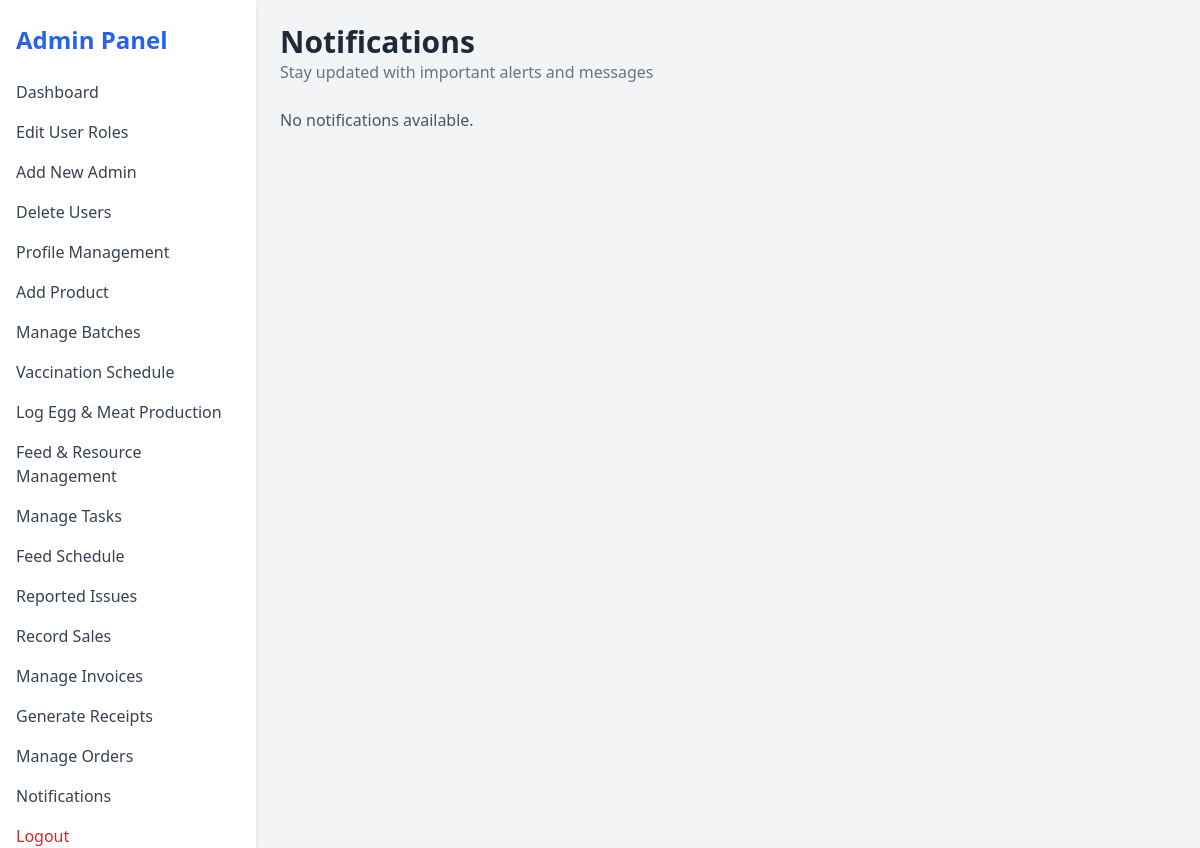
The app's page /notifications (signed in), older data.
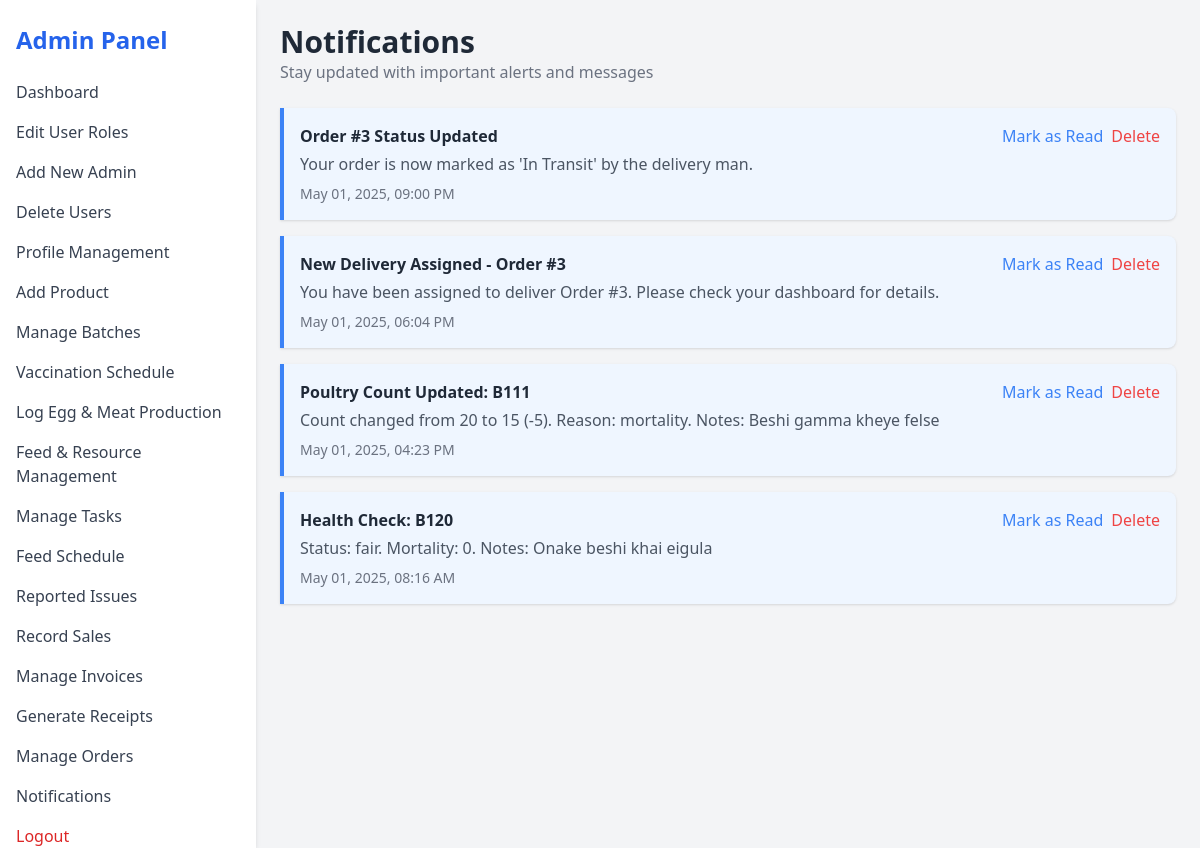
The same page, newer data.
### models.py (models this page shows, shortened)
class Notification(db.Model):
    id = db.Column(db.Integer, primary_key=True)
    title = db.Column(db.String(100), nullable=False)
    message = db.Column(db.Text, nullable=False)
    category = db.Column(db.String(50), nullable=False)  # 'count_update', 'health_check', 'system', etc.
    priority = db.Column(db.String(20), default='normal')  # 'low', 'normal', 'high', 'urgent'
    created_by = db.Column(db.Integer, db.ForeignKey('user.id'), nullable=False)
    created_at = db.Column(db.DateTime, default=datetime.utcnow)
    is_read = db.Column(db.Boolean, default=False)
    related_batch = db.Column(db.String(100), nullable=True)  # Optional reference to a batch
    for_user = db.Column(db.Integer, db.ForeignKey('user.id'), nullable=True)  # If notification is for a specific user
    for_role = db.Column(db.String(100), nullable=True)  # If notification is for users with specific roles
    creator = db.relationship('User', foreign_keys=[created_by], backref='notifications_created')
    target_user = db.relationship('User', foreign_keys=[for_user], backref='personal_notifications')

### app.py (the view, shortened to what this page needs)
@app.route('/notifications')
def notifications():
    user_id = session.get('user_id')
    if not user_id:
        return redirect(url_for('login'))
    user = db.session.get(User, user_id)
    if not user:
        return redirect(url_for('login'))
    try:
        query = Notification.query
        if user.role in ['admin', 'manager']:
            filtered_notifications = query.order_by(Notification.created_at.desc()).all()
        unread_count = Notification.query.filter(
            db.and_(
                Notification.is_read == False,
                db.or_(
                    Notification.for_user == user_id,
                    Notification.for_role.like(f"%{user.role}%")
                )
            )
        ).count()
    except Exception as e:
        print(f"Notification error: {str(e)}")
        filtered_notifications = []
        unread_count = 0
    return render_template('notifications.html',
                           user=user,
                           all_notifications=filtered_notifications,
                           unread_count=unread_count)

### templates/notifications.html (shortened to what this page needs)
<!DOCTYPE html>
<html lang="en">
<head>
  <script src="https://cdn.tailwindcss.com"></script>
</head>
<body class="bg-gray-100 min-h-screen">
  <div class="flex h-screen">
    {% if user.role == 'admin' %}
      {% include 'sidebar_admin.html' %}
    {% elif user.role == 'manager' %}
      {% include 'sidebar_manager.html' %}
    {% elif user.role == 'farmer' %}
      {% include 'sidebar_farmer.html' %}
    {% elif user.role == 'delivery_man' %}
      {% include 'sidebar_delivery.html' %}
    {% elif user.role == 'customer' %}
      {% include 'sidebar_customer.html' %}
    {% endif %}
    <main class="flex-1 p-6 overflow-y-auto">
      <header class="mb-6">
        <h2 class="text-3xl font-semibold text-gray-800">Notifications</h2>
        <p class="text-gray-500">Stay updated with important alerts and messages</p>
      </header>
      <section class="space-y-4">
        {% if all_notifications %}
          {% for note in all_notifications %}
            <div class="border-l-4 {% if note.priority == 'urgent' %}border-red-500 bg-red-50{% elif note.priority == 'high' %}border-yellow-500 bg-yellow-50{% elif note.priority == 'normal' %}border-blue-500 bg-blue-50{% else %}border-gray-300 bg-white{% endif %} p-4 rounded-r-lg shadow">
              <div class="flex justify-between items-start">
                <div>
                  <h3 class="font-bold text-gray-800">{{ note.title }}</h3>
                  <p class="text-gray-600 mt-1">{{ note.message }}</p>
                  <p class="text-sm text-gray-500 mt-2">{{ note.created_at.strftime('%b %d, %Y, %I:%M %p') }}</p>
                </div>
                {% if user.role in ['admin', 'manager'] %}
                <div class="flex space-x-2">
                  <a href="{{ url_for('mark_notification_read', notification_id=note.id) }}" class="text-blue-500 hover:text-blue-700">Mark as Read</a>
                  <a href="{{ url_for('delete_notification', notification_id=note.id) }}" class="text-red-500 hover:text-red-700">Delete</a>
                </div>
                {% endif %}
              </div>
            </div>
          {% endfor %}
        {% else %}
          <p class="text-gray-600">No notifications available.</p>
        {% endif %}
      </section>
    </main>
  </div>
</body>
</html>

### templates/sidebar_admin.html (shortened to what this page needs)
<aside class="w-64 bg-white shadow-md px-4 py-6">
    <h1 class="text-2xl font-bold text-blue-600 mb-6">Admin Panel</h1>
    <nav class="space-y-4">
      <a href="{{ url_for('admin_panel') }}" class="block text-gray-700 hover:text-blue-500">Dashboard</a>
      <a href="{{ url_for('edit_user_role') }}" class="block text-gray-700 hover:text-blue-500">Edit User Roles</a>
      <a href="{{ url_for('add_admin') }}" class="block text-gray-700 hover:text-blue-500">Add New Admin</a>
      <a href="{{ url_for('delete_users') }}" class="block text-gray-700 hover:text-blue-500">Delete Users</a>
      <a href="{{ url_for('profile_management') }}" class="block text-gray-700 hover:text-blue-500">Profile Management</a>
      <a href="{{ url_for('add_product') }}" class="block text-gray-700 hover:text-blue-500">Add Product</a>
      <a href="{{ url_for('manage_batches') }}" class="block text-gray-700 hover:text-blue-500">Manage Batches</a>
      <a href="{{ url_for('manage_vaccinations') }}" class="block text-gray-700 hover:text-blue-500">Vaccination Schedule</a>
      <a href="{{ url_for('manage_production') }}" class="block text-gray-700 hover:text-blue-500">Log Egg & Meat Production</a>
      <a href="{{ url_for('feed_resources') }}" class="block text-gray-700 hover:text-blue-500">Feed & Resource Management</a>
      <a href="{{ url_for('manage_tasks') }}" class="block text-gray-700 hover:text-blue-500">Manage Tasks</a>
      <a href="{{ url_for('admin_feed_schedule') }}" class="block text-gray-700 hover:text-blue-500">Feed Schedule</a>
      <a href="{{ url_for('admin_reported_issues') }}" class="block text-gray-700 hover:text-blue-500">Reported Issues</a>
      <a href="{{ url_for('record_sales') }}" class="block text-gray-700 hover:text-blue-500">Record Sales</a>
      <a href="{{ url_for('manage_invoices') }}" class="block text-gray-700 hover:text-blue-500">Manage Invoices</a>
      <a href="{{ url_for('generate_receipts') }}" class="block text-gray-700 hover:text-blue-500">Generate Receipts</a>
      <a href="{{ url_for('manage_orders') }}" class="block text-gray-700 hover:text-blue-500">Manage Orders</a>
      <a href="{{ url_for('notifications') }}" class="block text-gray-700 hover:text-blue-500">
        Notifications
      </a>
      <a href="{{ url_for('logout') }}" class="block text-red-600 hover:text-red-800">Logout</a>
    </nav>
  </aside>

Row changes from the older to the newer data that the page shows:
added Notification: title "Order #3 Status Updated", message "Your order is now marked as 'In Transit' by the delivery man.", created_at "May 01, 2025, 09:00 PM"
added Notification: title "New Delivery Assigned - Order #3", message "You have been assigned to deliver Order #3. Please check your dashboard for details.", created_at "May 01, 2025, 06:04 PM"
added Notification: title "Poultry Count Updated: B111", message "Count changed from 20 to 15 (-5). Reason: mortality. Notes: Beshi gamma kheye felse", created_at "May 01, 2025, 04:23 PM"
added Notification: title "Health Check: B120", message "Status: fair. Mortality: 0. Notes: Onake beshi khai eigula", created_at "May 01, 2025, 08:16 AM"
Text that changed along with them:
text no longer shown: "No notifications available."
